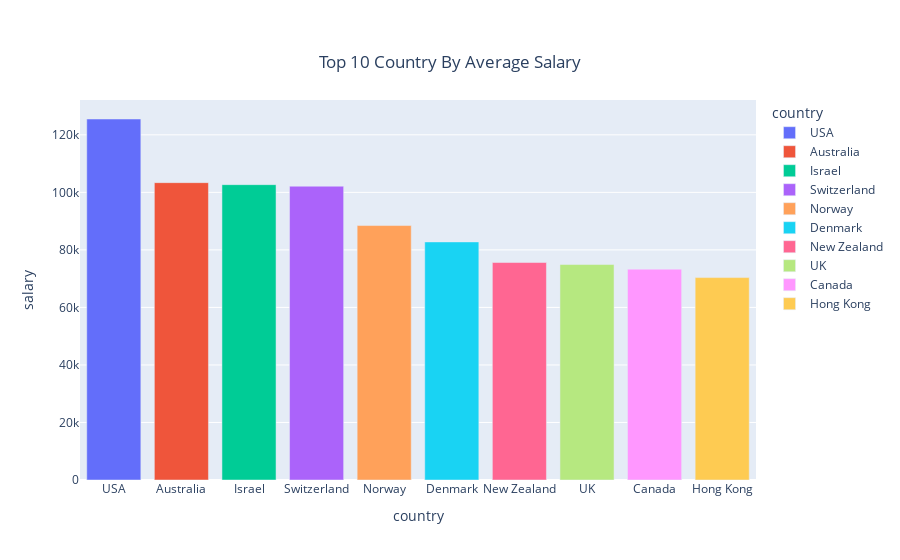

Notebook code cell kept with this figure:
### Markdown cell above
<span style='font-family:Georgia'> We decided to analyze which countries have really high pay? If we see the top high paying countries based on the mean salary, as expected, USA is the top paying country. However, we know that earning 1 dollar in USA is different than earning 1 dollar in India. Therefore, we decided to normalize the salary by using the conversion rate and the purchasing power parity for the respective countries. We decided to see if we bring every country's salary on same scale with USA then which country has the best salary?  
    
<span style='font-family:Georgia'> **Normalization Process**:
    
 * <span style='font-family:Georgia'>  Conversion rate table: We merged the conversion rate table to our dataset (https://data.oecd.org/conversion/exchange-rates.htm) 
    
 * <span style='font-family:Georgia'> Purchasing power parity: To compare economic productivity and standards of living between countries is purchasing power parity. We then merged another dataset of purchase power parity (https://data.worldbank.org/indicator/PA.NUS.PRVT.PP) to bring the salaries of each country at the same scale with that of USA. PPP will allows us to see which country gives the highest pay according to the economic and financial environment of their country.
    

<span style='font-family:Georgia'> The latest data is for 2019. However, we decided to use 2018 data as it has
    information about more countries. For the countries which were not in these external datasets but are present in kaggle dataset, we manually added them to the csv.
    
<span style='font-family:Georgia'> **Logic to normalize the salary**
    
<span style='font-family:Georgia'>( Salary of respondent * Exchange rate to USA ) / Purchase power parity of country
    
<span style='font-family:Georgia'>

### Code cell
# Average Salary Of Each Country
avg_salary_by_country = response_df[(response_df.title != 'Student') & (response_df.title != 'Other')].\
groupby(['country', 'country_code']).salary_float.mean().to_frame(name='salary').reset_index()
top10_country_by_salary = avg_salary_by_country.sort_values(by='salary', ascending=False).head(10)
fig = px.bar(top10_country_by_salary, x='country', y='salary', color='country', title={
        'text': "Top 10 Country By Average Salary",
        'y':0.9,
        'x':0.5,
        'xanchor': 'center',
        'yanchor': 'top'})
fig.show()

### Figure 1 — Plotly figure (JSON) as saved in the notebook; plotly's stock layout.template omitted (floating-point values rounded to 4 significant figures)
{"data": [{"alignmentgroup": "True", "hoverlabel": {"namelength": 0}, "hovertemplate": "country=%{x}<br>salary=%{y}", "legendgroup": "USA", "marker": {"color": "#636efa"}, "name": "USA", "offsetgroup": "USA", "orientation": "v", "showlegend": true, "textposition": "auto", "type": "bar", "x": ["USA"], "xaxis": "x", "y": [125500.0], "yaxis": "y"}, {"alignmentgroup": "True", "hoverlabel": {"namelength": 0}, "hovertemplate": "country=%{x}<br>salary=%{y}", "legendgroup": "Australia", "marker": {"color": "#EF553B"}, "name": "Australia", "offsetgroup": "Australia", "orientation": "v", "showlegend": true, "textposition": "auto", "type": "bar", "x": ["Australia"], "xaxis": "x", "y": [103400.0], "yaxis": "y"}, {"alignmentgroup": "True", "hoverlabel": {"namelength": 0}, "hovertemplate": "country=%{x}<br>salary=%{y}", "legendgroup": "Israel", "marker": {"color": "#00cc96"}, "name": "Israel", "offsetgroup": "Israel", "orientation": "v", "showlegend": true, "textposition": "auto", "type": "bar", "x": ["Israel"], "xaxis": "x", "y": [102700.0], "yaxis": "y"}, {"alignmentgroup": "True", "hoverlabel": {"namelength": 0}, "hovertemplate": "country=%{x}<br>salary=%{y}", "legendgroup": "Switzerland", "marker": {"color": "#ab63fa"}, "name": "Switzerland", "offsetgroup": "Switzerland", "orientation": "v", "showlegend": true, "textposition": "auto", "type": "bar", "x": ["Switzerland"], "xaxis": "x", "y": [102100.0], "yaxis": "y"}, {"alignmentgroup": "True", "hoverlabel": {"namelength": 0}, "hovertemplate": "country=%{x}<br>salary=%{y}", "legendgroup": "Norway", "marker": {"color": "#FFA15A"}, "name": "Norway", "offsetgroup": "Norway", "orientation": "v", "showlegend": true, "textposition": "auto", "type": "bar", "x": ["Norway"], "xaxis": "x", "y": [88460.0], "yaxis": "y"}, {"alignmentgroup": "True", "hoverlabel": {"namelength": 0}, "hovertemplate": "country=%{x}<br>salary=%{y}", "legendgroup": "Denmark", "marker": {"color": "#19d3f3"}, "name": "Denmark", "offsetgroup": "Denmark", "orientation": "v", "showlegend": true, "textposition": "auto", "type": "bar", "x": ["Denmark"], "xaxis": "x", "y": [82770.0], "yaxis": "y"}, {"alignmentgroup": "True", "hoverlabel": {"namelength": 0}, "hovertemplate": "country=%{x}<br>salary=%{y}", "legendgroup": "New Zealand", "marker": {"color": "#FF6692"}, "name": "New Zealand", "offsetgroup": "New Zealand", "orientation": "v", "showlegend": true, "textposition": "auto", "type": "bar", "x": ["New Zealand"], "xaxis": "x", "y": [75600.0], "yaxis": "y"}, {"alignmentgroup": "True", "hoverlabel": {"namelength": 0}, "hovertemplate": "country=%{x}<br>salary=%{y}", "legendgroup": "UK", "marker": {"color": "#B6E880"}, "name": "UK", "offsetgroup": "UK", "orientation": "v", "showlegend": true, "textposition": "auto", "type": "bar", "x": ["UK"], "xaxis": "x", "y": [74910.0], "yaxis": "y"}, {"alignmentgroup": "True", "hoverlabel": {"namelength": 0}, "hovertemplate": "country=%{x}<br>salary=%{y}", "legendgroup": "Canada", "marker": {"color": "#FF97FF"}, "name": "Canada", "offsetgroup": "Canada", "orientation": "v", "showlegend": true, "textposition": "auto", "type": "bar", "x": ["Canada"], "xaxis": "x", "y": [73300.0], "yaxis": "y"}, {"alignmentgroup": "True", "hoverlabel": {"namelength": 0}, "hovertemplate": "country=%{x}<br>salary=%{y}", "legendgroup": "Hong Kong", "marker": {"color": "#FECB52"}, "name": "Hong Kong", "offsetgroup": "Hong Kong", "orientation": "v", "showlegend": true, "textposition": "auto", "type": "bar", "x": ["Hong Kong"], "xaxis": "x", "y": [70370.0], "yaxis": "y"}], "layout": {"barmode": "relative", "legend": {"title": {"text": "country"}, "tracegroupgap": 0}, "title": {"text": "Top 10 Country By Average Salary", "x": 0.5, "xanchor": "center", "y": 0.9, "yanchor": "top"}, "xaxis": {"anchor": "y", "categoryarray": ["USA", "Australia", "Israel", "Switzerland", "Norway", "Denmark", "New Zealand", "UK", "Canada", "Hong Kong"], "categoryorder": "array", "domain": [0, 1], "title": {"text": "country"}}, "yaxis": {"anchor": "x", "domain": [0, 1], "title": {"text": "salary"}}}}
